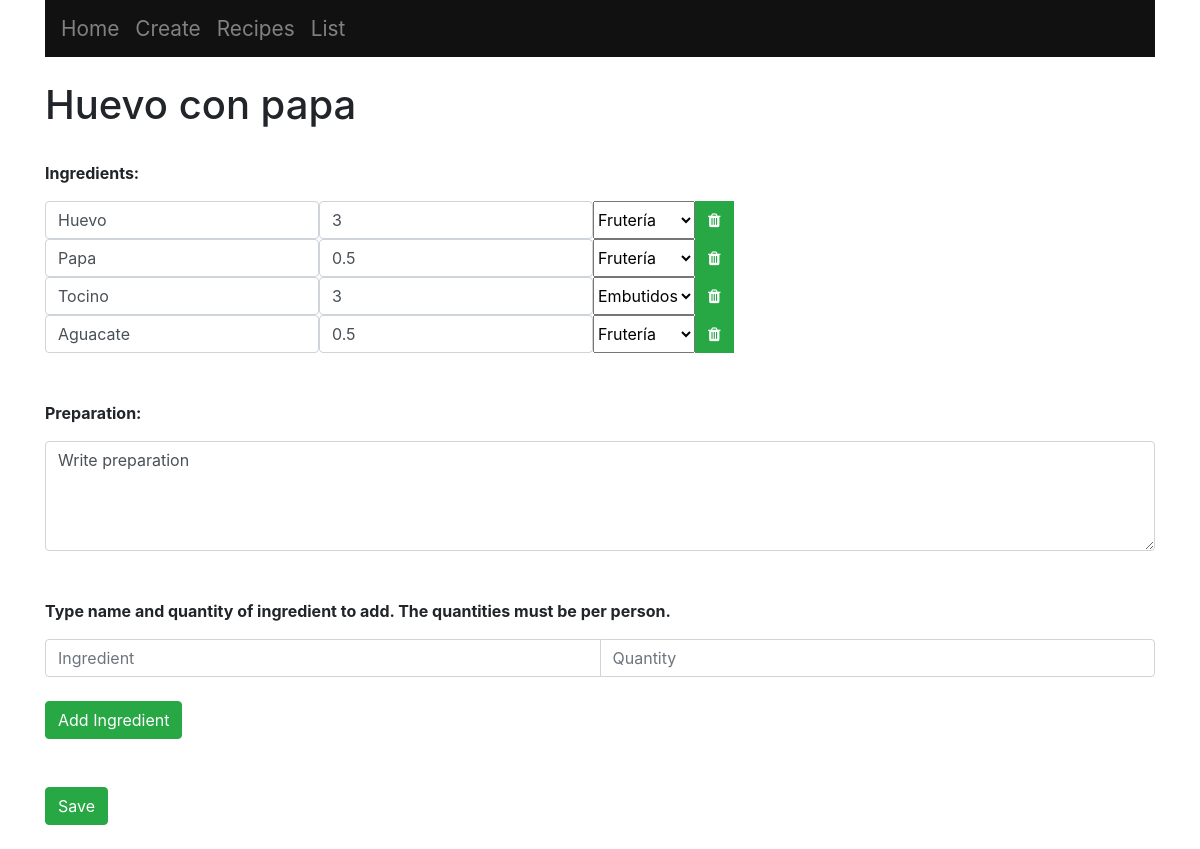
/7, run on the app's committed database.
### main/models.py (models this page shows, shortened)
class Recipe(models.Model):
	name = models.CharField(max_length = 200)
	quantity = models.IntegerField()

class Ingredient(models.Model):
	recipe = models.ForeignKey(Recipe, on_delete = models.CASCADE)
	text = models.CharField(max_length = 300)
	quantity = models.FloatField()
	section = models.CharField(max_length = 300)

class Preparation(models.Model):
	recipe = models.ForeignKey(Recipe, on_delete = models.CASCADE)
	preparation = models.CharField(max_length = 1000)

### main/views.py (the view, shortened to what this page needs)
# urls.py: path("<int:id>", views.index, name = "index"),
def index(response, id):
	ls = Recipe.objects.get(id = id)
	return render(response, "main/list.html", {"ls":ls})

### main/templates/main/list.html (shortened to what this page needs)
{% extends "main/base.html" %}
{% block content %}
	<h1>{{ls.name}}</h1>
	<br>
	<p><b>Ingredients:</b></p>
	<form method="post", action="#">
		{% for ingredient in ls.ingredient_set.all %}
		<div class="input-group">
			<div class="input-group-prepend">
				<input type="text", name="t{{ingredient.id}}",  value="{{ingredient.text}}", class="form-control">
				<input type="number" value={{ingredient.quantity|floatformat:"-1"}} name="q{{ingredient.id}}", class="form-control", min="0", step="0.1">
				<select name="s{{ingredient.id}}", value="{{ingredient.section}}">
					<option value="{{ingredient.section}}">{{ingredient.section}}</option>
				</select>
				<button type="submit", name="delete", value="{{ingredient.id}}", class="btn btn-success"><i class="fa fa-trash"></i></button>
			</div>
		</div>
		{% endfor %}
		<br>
		<br>
		<p><b>Preparation:</b></p>
		{% for preparation in ls.preparation_set.all %}
			<textarea rows="4" name="{{preparation.id}}", class="form-control">{{preparation.preparation}}</textarea>
		{% endfor %}
		<br>
		<br>
		<p><b>Type name and quantity of ingredient to add. The quantities must be per person.</b></p>
		<div class="input-group">
			<input type="text" name="new_ingredient", placeholder="Ingredient", class="form-control">
			<input type="number" name="new_quantity", placeholder="Quantity", class="form-control", min="0", step="0.1">
		</div>
		<br>
		<button type="submit", name="newIngredient", value="newIngredient", class="btn btn-success">Add Ingredient</button>
		<br>
		<br>
		<br>
		<button type="submit", name="save_ingredients", value="save_ingredients", class="btn btn-success">Save</button>
	</form>
{% endblock %}

### data on the page
Recipe: name "Huevo con papa"
Ingredient: text "Huevo", quantity "3", section+id "Frutería"
Ingredient: text "Papa", quantity "0.5", section+id "Frutería"
Ingredient: text "Tocino", quantity "3", section+id "Embutidos"
Ingredient: text "Aguacate", quantity "0.5", section+id "Frutería"
Preparation: id "Write preparation"
